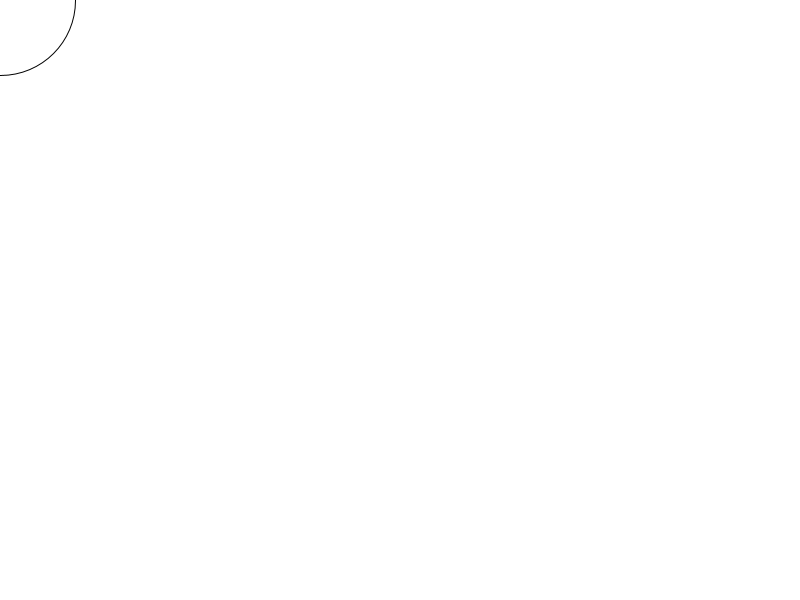
Frame 1 (no input)
Frame 60 (the mouse pressed at the canvas centre just before this capture): identical to frame 1, image omitted
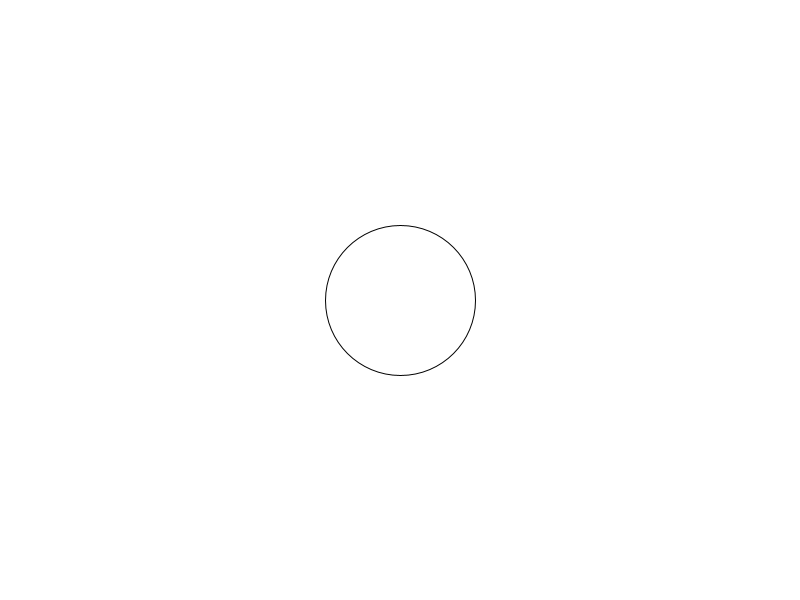
Frame 120 (the mouse held since frame 60 and released just before this capture)

The Processing sketch that drew these frames (run headless with seeded random() and noise(); from frame 60 on, the mouse is pressed at the canvas centre):

// Processing sketch: sketch_150326e_draw_setup
// ── sketch_150326e_draw_setup.pde
// einzeiliger Kommentar

/* ich 
bin 
ein
blockkommentar */

// wird einmal zu Prgrammstart ausgefuehrt
void setup(){
  size(800, 600);
  frameRate(60); 
}

// wird nach der setup immer wieder ausgefuehrt
void draw(){
  // bei jedem neuen Frame ueberzeichnet der background alles vorher gezeichnete
  background(255);
  
  // mouseX und mouseY sind Systemvariablen, die die aktuelle
  // mouseposition innerhalb des Fensters beinhalten
  ellipse(mouseX, mouseY, 150, 150);
}
